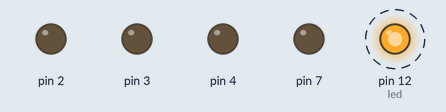
A sketch run on a simulated Arduino Uno, built with avr-gcc and run on an emulated ATmega328P. Shown: output pins drawn as LEDs (lit = HIGH). Dashed ring = blinking. Pins used as bus, display or sensor lines are not drawn; what the sketch prints to the serial monitor is not drawn.

Above: at 0.16 s.
Timing chart, 0 to 3.0 s (numbered marks = the images above):
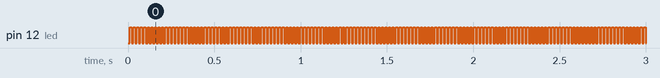

Measured:
- by itself, pin 12 (led): alternates HIGH for 0.01 s and LOW for 0.01 s

The sketch:

Color_Sen_Rahul.ino
```cpp
#include<FreqCount.h>

int s0 = 8;
int s1 = 9;
int s2 = 10;
int s3 = 11;
int led = 12;
int flag=0;
 int diff[150];
 int count1;
 int count2;
 int x=0;
 long avg=0;

void getData()
{
   if (FreqCount.available())
 {
  if(flag == 0)
  {
    digitalWrite(12,HIGH);
    //delay(5);
    count1 = FreqCount.read();
    flag = 1;
  }
  else if(flag == 1)
  {
    digitalWrite(12,LOW);
    //delay(5);
    count2 = FreqCount.read();
    flag = 0;
    diff[x] = count2 - count1;
    //Serial.print("difference no:");

    /*Serial.println(diff[x]);
    Serial.print("count1=");
      Serial.println(count1);
      Serial.print("count2=");
      Serial.println(count2);*/
      avg = avg + diff[x];
      x=x+1;
    if(x == 10)
    {
      avg = avg/10;
      Serial.print("count1=");
      Serial.println(count1);
      Serial.print("count2=");
      Serial.println(count2);
      Serial.print("avg=");
      Serial.println(avg);
      for(x=100;x>=0;x--)
      diff[x]=0;

      x=0;
      /*if(avg < 2000)
      Serial.println("not white");
      else
      Serial.println("white");*/
      avg=0;
    }

  }


 }
}
//Pink=950
//White=1280
//black=600
//blue=800
void setup() {
  // put your setup code here, to run once:
pinMode(s0,OUTPUT);
pinMode(s1,OUTPUT);
pinMode(s2,OUTPUT);
pinMode(s3,OUTPUT);
pinMode(led,OUTPUT);
pinMode(2,OUTPUT);
pinMode(3,OUTPUT);
pinMode(4,OUTPUT);
pinMode(7,OUTPUT);
  Serial.begin(57600);
  FreqCount.begin(10);
  digitalWrite(s0,HIGH);
  digitalWrite(s1,HIGH);
  digitalWrite(s2,HIGH);
  digitalWrite(s3,LOW);

}

void loop() {

 getData();


}
```
